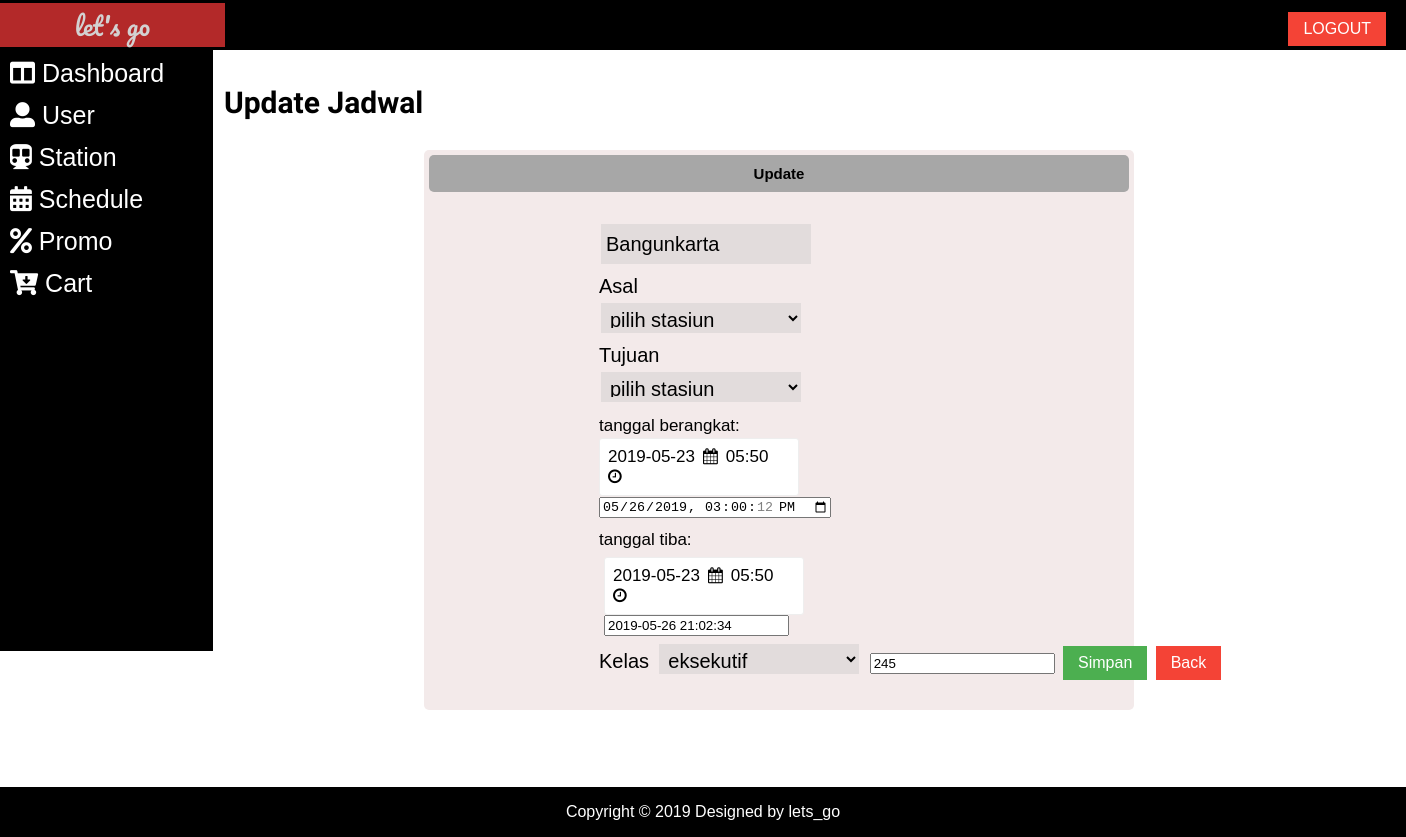
The app's page /admin/jadwal/update-jadwal.php?id_jd=63 with its own data.
### tables this page shows
CREATE TABLE IF NOT EXISTS `jadwal` (
  `id_jd` int(5) NOT NULL AUTO_INCREMENT,
  `nama_kr` varchar(255) DEFAULT NULL,
  `asal` int(11) DEFAULT NULL,
  `tujuan` int(11) DEFAULT NULL,
  `tgl_berangkat` datetime DEFAULT NULL,
  `tgl_tiba` datetime DEFAULT NULL,
  `kelas` enum('eksekutif','bisnis','ekonomi') DEFAULT NULL,
  `harga` int(11) DEFAULT NULL,
  `kursi` int(3) DEFAULT NULL,
  PRIMARY KEY (`id_jd`),
  KEY `FK_jadwal_stasiun` (`asal`),
  KEY `FK_jadwal_stasiun_2` (`tujuan`),
  CONSTRAINT `FK_jadwal_stasiun` FOREIGN KEY (`asal`) REFERENCES `stasiun` (`id_st`) ON DELETE CASCADE ON UPDATE CASCADE,
  CONSTRAINT `FK_jadwal_stasiun_2` FOREIGN KEY (`tujuan`) REFERENCES `stasiun` (`id_st`) ON DELETE CASCADE ON UPDATE CASCADE
);

### admin/jadwal/update-jadwal.php (the view, shortened to what this page needs)
<?php
include("../../config/koneksi.php");
$id = $_GET['id_jd'];
$sql = "SELECT * FROM jadwal WHERE id_jd=$id";
$query = mysqli_query($db, $sql);
$jadwal = mysqli_fetch_assoc($query);
?>
<!DOCTYPE html>
<html>
<head>
    <link rel="stylesheet" type="text/css" href="../../assets/css/style.css">
    <link rel="stylesheet" href="https://use.fontawesome.com/releases/v5.8.1/css/all.css">
    <link rel="stylesheet" href="https://cdnjs.cloudflare.com/ajax/libs/font-awesome/4.7.0/css/font-awesome.min.css">
    <link href="../../assets/css/datetimepicker.css" rel="stylesheet" type="text/css" />
    <link href="https://www.jqueryscript.net/css/jquerysctipttop.css" rel="stylesheet" type="text/css">
</head>
<body>
    <div class="header">
        <br>
        <p>let's go</p>
        <a href="../../login/logout.php"><button>LOGOUT</button></a>
    </div>
    <table style="border-collapse:collapse;">
        <tr>
            <td colspan="2" class="menu">
                <a href="../index.php">
                    <div><i class="fas fa-columns    "></i> Dashboard</div>
                </a>
                <a href="../user/user.php">
                    <div><i class="fas fa-user-alt    "></i> User</div>
                </a>
                <a href="../station/stasiun.php">
                    <div><i class="fas fa-subway    "></i> Station</div>
                </a>
                <a href="../jadwal/jadwal.php">
                    <div> <i class="fas fa-calendar-alt    "></i> Schedule</div>
                </a>
                <a href="../iklan/iklan.php">
                    <div> <i class="fas fa-percent    "></i> Promo</div>
                </a>
                 <a href="../Cart/cart.php">
                    <div><i class="fas fa-cart-arrow-down    "></i> Cart</div>
                </a>
            </td>
            <td class="content">
                <br><br><br>
                <h3>Update Jadwal</h3>
                <form action="../update/proses-edit.php" method="POST">
                    <div class="kotak" style="margin:0px 0px 0px 200px; height:550px; width:700px;">
                        <div class="kotak-judul"><b>Update</b></div>
                        <div class="kotak-user" style="width:800px; margin:0px 0px 0px 140px; padding:30px;">
                            <input type="text" class="input-style" name="nama_kr" placeholder="nama kereta" value="<?php echo $jadwal['nama_kr'] ?>" />
                            <br><label style="font-size:20px;">Asal</label> <br>
                                <select name="asal" class="input-style">
                                    <option>pilih stasiun</option>
                                </select>
                            <br><label style="font-size:20px;">Tujuan</label> <br>
                                <select name="tujuan" class="input-style">
                                    <option>pilih stasiun</option>
                                </select>
                            <br><label style="font-size:17px;">tanggal berangkat:</label>
                            <div style="width: 200px; align:left; font-size:17px;">
                                <div id="picker"> </div>
                                <input type="datetime-local" min="date('Ymd')" name="tgl_berangkat" id="result" value="<?php echo $jadwal['tgl_berangkat'] ?>" />
                            </div>
                            <label style="font-size:17px;">tanggal tiba:</label>
                            <div style="width: 200px; margin: 5px; font-size:17px;">
                                <div id="picker2"> </div>
                                <input type="text" name="tgl_tiba" id="result2" value="<?php echo $jadwal['tgl_tiba'] ?>" />
                            </div>
                            <label style="font-size:20px;">Kelas</label>
                            <select name="kelas" class="input-style">
                                <option value="eksekutif">eksekutif</option>
                            </select>
                            <input type="text" name="kursi"  value="<?php echo $jadwal['kursi'] ?>" />
                            <input class="btn-submit" type="submit" value="Simpan" name="simpan-jadwal" />
                            <a class="btn-submit" href="../jadwal/jadwal.php" style="background-color:#f44336;">Back</a>
                        </div>
                    </div>
                    <br><br><br><br><br>
                    <br><br>
                </form>
            </td>
        </tr>
    </table>
    <div class="footer">
        Copyright &copy; 2019
        Designed by lets_go
    </div>
</body>
</html>

### assets/css/style.css (style rules this page uses)
body { margin: 0%; font-family: sans-serif; font-family: "Kreon", serif; }
label { font-size: 11pt; }
.header { margin-top: 0%; margin-bottom: 0%; height: 50px; width: 100%; background-color: rgb(0, 0, 0); position: -webkit-sticky; position: fixed; z-index: 999; }
.header button { margin: -60px 20px 0px 0px; float: right; background-color: #f44336; border: none; color: white; padding: 8px 15px; text-align: center; text-decoration: none; display: inline-block; font-size: 16px; font-family: sans-serif; }
.header button { -webkit-transition-duration: 0.4s; transition-duration: 0.4s; }
.header p { margin-top: -15px; color: #d3d1d1; width: 16%; background-color: #b32929; text-align: center; font-size: 25px; font-family: "Pacifico", cursive; }
.menu { height: 600px; width: 15%; background-color: rgb(0, 0, 0); float: left; margin-top: 3.5%; position: -webkit-sticky; position: fixed; }
.menu a { cursor: pointer; text-decoration: none; color: white; }
.menu div { margin: 5px; font-size: 25px; font-family: sans-serif; border-radius: 5px; padding: 4px; }
.content { height: 100%; width: 84%; float: right; }
.content h3 { font-size: 30px; font-family: "Francois One", sans-serif; }
table { height: 100%; width: 100%; }
.kotak { height: 70%; width: 50%; background-color: #f3eaea; border-radius: 5px; padding: 5px; margin: 5px; box-shadow: #b32929; }
.kotak-judul { background-color: #a7a7a7; padding: 10px; text-align: center; font-size: 15px; font-family: Arial, Helvetica, sans-serif; border-radius: 5px; }
.kotak-user { width: 100%; height: 350px; padding: 20px; font-family: Arial, Helvetica, sans-serif; font-size: 30px; }
.input-style { height: 30px; width: 200px; background-color: rgba(187, 187, 187, 0.3); padding: 5px; margin: 2px; border: none; font-family: Arial, Helvetica, sans-serif; font-size: 20px; }
.footer { height: 50px; width: 100%; background-color: rgb(0, 0, 0); bottom: 0%; position: absolute; position: -webkit-sticky; position: fixed; text-align: center; line-height: 50px; font-family: Verdana, Geneva, Tahoma, sans-serif; color: white; }
.btn-submit { background-color: #4caf50; border: none; color: white; padding: 8px 15px; text-align: center; text-decoration: none; display: inline-block; font-size: 16px; font-family: sans-serif; }

### assets/css/datetimepicker.css (style rules this page uses)
.dtp_main { border: solid 1px #eee; border-radius: 3px; background-color: #fff; padding: 8px 0 8px 8px; }

### records on screen
jadwal: nama_kr "Bangunkarta", tgl_berangkat "05/26/2019 15:00:12", tgl_tiba "2019-05-26 21:02:34", kursi "245"
